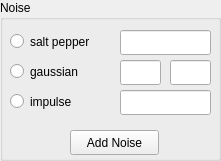
        <widget class="QGroupBox" name="GB_noise">
         <property name="geometry">
          <rect>
           <x>840</x>
           <y>10</y>
           <width>221</width>
           <height>161</height>
          </rect>
         </property>
         <property name="title">
          <string>Noise</string>
         </property>
         <widget class="QLineEdit" name="LE_saltAndPepperNoiseNum">
          <property name="geometry">
           <rect>
            <x>120</x>
            <y>30</y>
            <width>91</width>
            <height>25</height>
           </rect>
          </property>
         </widget>
         <widget class="QPushButton" name="BT_AddNoise">
          <property name="geometry">
           <rect>
            <x>70</x>
            <y>130</y>
            <width>89</width>
            <height>25</height>
           </rect>
          </property>
          <property name="text">
           <string>Add Noise</string>
          </property>
         </widget>
         <widget class="QRadioButton" name="RB_saltAndPepperNoise">
          <property name="geometry">
           <rect>
            <x>10</x>
            <y>30</y>
            <width>101</width>
            <height>23</height>
           </rect>
          </property>
          <property name="text">
           <string>salt pepper</string>
          </property>
         </widget>
         <widget class="QRadioButton" name="RB_gaussianNoise">
          <property name="geometry">
           <rect>
            <x>10</x>
            <y>60</y>
            <width>81</width>
            <height>23</height>
           </rect>
          </property>
          <property name="text">
           <string>gaussian</string>
          </property>
         </widget>
         <widget class="QRadioButton" name="RB_impulseNoise">
          <property name="geometry">
           <rect>
            <x>10</x>
            <y>90</y>
            <width>81</width>
            <height>23</height>
           </rect>
          </property>
          <property name="text">
           <string>impulse</string>
          </property>
         </widget>
         <widget class="QLineEdit" name="LE_gaussianNoiseNum">
          <property name="geometry">
           <rect>
            <x>120</x>
            <y>60</y>
            <width>41</width>
            <height>25</height>
           </rect>
          </property>
         </widget>
         <widget class="QLineEdit" name="LE_impulseNoiseNum">
          <property name="geometry">
           <rect>
            <x>120</x>
            <y>90</y>
            <width>91</width>
            <height>25</height>
           </rect>
          </property>
         </widget>
         <widget class="QLineEdit" name="LE_gaussianNoiseSigma">
          <property name="geometry">
           <rect>
            <x>170</x>
            <y>60</y>
            <width>41</width>
            <height>25</height>
           </rect>
          </property>
         </widget>
        </widget>
